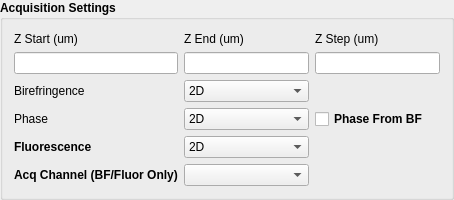
            <widget class="QGroupBox" name="acq_settings">
             <property name="sizePolicy">
              <sizepolicy hsizetype="Preferred" vsizetype="Fixed">
               <horstretch>0</horstretch>
               <verstretch>0</verstretch>
              </sizepolicy>
             </property>
             <property name="font">
              <font>
               <italic>false</italic>
               <bold>true</bold>
              </font>
             </property>
             <property name="focusPolicy">
              <enum>Qt::TabFocus</enum>
             </property>
             <property name="title">
              <string>Acquisition Settings</string>
             </property>
             <property name="flat">
              <bool>false</bool>
             </property>
             <layout class="QGridLayout" name="gridLayout_8">
              <property name="topMargin">
               <number>12</number>
              </property>
              <property name="verticalSpacing">
               <number>6</number>
              </property>
              <item row="5" column="0">
               <widget class="QLabel" name="label_fluor">
                <property name="text">
                 <string>Fluorescence</string>
                </property>
               </widget>
              </item>
              <item row="5" column="1">
               <widget class="QComboBox" name="cb_fluor_dim">
                <property name="font">
                 <font>
                  <italic>false</italic>
                  <bold>false</bold>
                 </font>
                </property>
                <item>
                 <property name="text">
                  <string>2D</string>
                 </property>
                </item>
                <item>
                 <property name="text">
                  <string>3D</string>
                 </property>
                </item>
               </widget>
              </item>
              <item row="2" column="1">
               <widget class="QLineEdit" name="le_zend"/>
              </item>
              <item row="3" column="1">
               <widget class="QComboBox" name="cb_birefringence">
                <property name="font">
                 <font>
                  <italic>false</italic>
                  <bold>false</bold>
                 </font>
                </property>
                <property name="focusPolicy">
                 <enum>Qt::StrongFocus</enum>
                </property>
                <item>
                 <property name="text">
                  <string>2D</string>
                 </property>
                </item>
                <item>
                 <property name="text">
                  <string>3D</string>
                 </property>
                </item>
               </widget>
              </item>
              <item row="4" column="2">
               <widget class="QCheckBox" name="chb_phase_from_bf">
                <property name="text">
                 <string>Phase From BF</string>
                </property>
               </widget>
              </item>
              <item row="1" column="0">
               <widget class="QLabel" name="label_zstart">
                <property name="font">
                 <font>
                  <italic>false</italic>
                  <bold>false</bold>
                 </font>
                </property>
                <property name="text">
                 <string>Z Start (um)</string>
                </property>
               </widget>
              </item>
              <item row="1" column="2">
               <widget class="QLabel" name="label_zstep">
                <property name="font">
                 <font>
                  <italic>false</italic>
                  <bold>false</bold>
                 </font>
                </property>
                <property name="text">
                 <string>Z Step (um)</string>
                </property>
               </widget>
              </item>
              <item row="1" column="1">
               <widget class="QLabel" name="label_zend">
                <property name="font">
                 <font>
                  <italic>false</italic>
                  <bold>false</bold>
                 </font>
                </property>
                <property name="text">
                 <string>Z End (um)</string>
                </property>
               </widget>
              </item>
              <item row="2" column="2">
               <widget class="QLineEdit" name="le_zstep"/>
              </item>
              <item row="3" column="0">
               <widget class="QLabel" name="label_birefringence">
                <property name="font">
                 <font>
                  <italic>false</italic>
                  <bold>false</bold>
                 </font>
                </property>
                <property name="text">
                 <string>Birefringence</string>
                </property>
               </widget>
              </item>
              <item row="2" column="0">
               <widget class="QLineEdit" name="le_zstart"/>
              </item>
              <item row="4" column="0">
               <widget class="QLabel" name="label_phase">
                <property name="font">
                 <font>
                  <italic>false</italic>
                  <bold>false</bold>
                 </font>
                </property>
                <property name="text">
                 <string>Phase</string>
                </property>
               </widget>
              </item>
              <item row="4" column="1">
               <widget class="QComboBox" name="cb_phase">
                <property name="font">
                 <font>
                  <italic>false</italic>
                  <bold>false</bold>
                 </font>
                </property>
                <property name="focusPolicy">
                 <enum>Qt::StrongFocus</enum>
                </property>
                <item>
                 <property name="text">
                  <string>2D</string>
                 </property>
                </item>
                <item>
                 <property name="text">
                  <string>3D</string>
                 </property>
                </item>
               </widget>
              </item>
              <item row="6" column="0">
               <widget class="QLabel" name="labe_acq_channel">
                <property name="text">
                 <string>Acq Channel (BF/Fluor Only)</string>
                </property>
               </widget>
              </item>
              <item row="6" column="1">
               <widget class="QComboBox" name="cb_acq_channel">
                <property name="currentText">
                 <string/>
                </property>
               </widget>
              </item>
             </layout>
            </widget>
